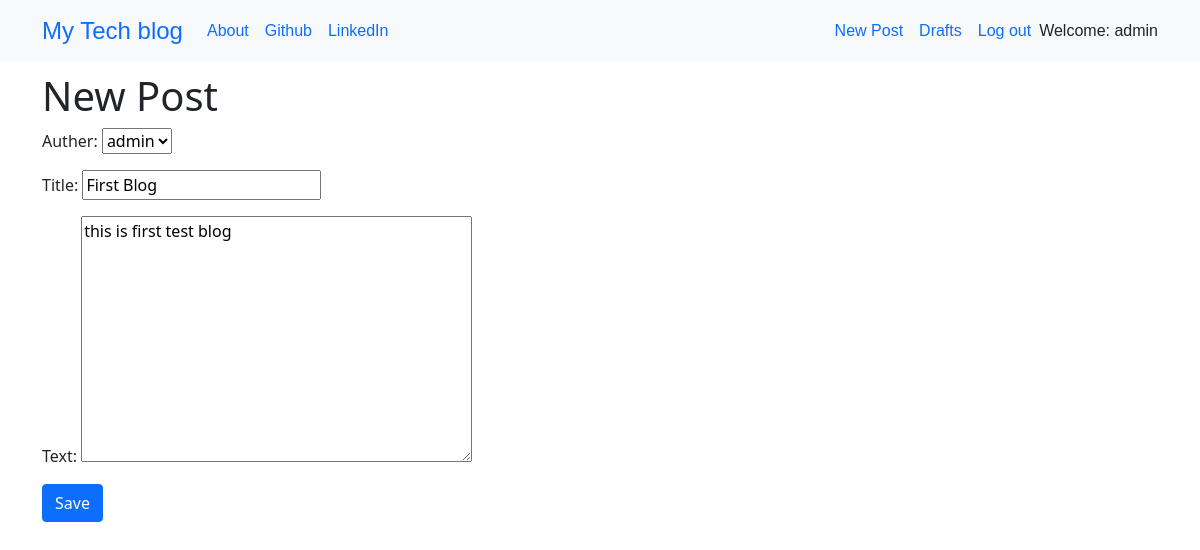
Screenshot of /post/1/edit/ (signed in) with the database file from the repository.
### blog/models.py (models this page shows, shortened)
class Post(models.Model):
    auther = models.ForeignKey('auth.User',on_delete=models.CASCADE)
    title = models.CharField(max_length=200)
    text = models.TextField()
    create_date = models.DateTimeField(default=timezone.now())
    published_date = models.DateTimeField(blank=True,null=True)

### blog/views.py (the view)
# urls.py: path('post/<pk>/edit/',views.PostUpdateView.as_view(),name='post_edit'),
class PostUpdateView(LoginRequiredMixin,UpdateView):
    login_url = '/login/'
    redirect_field_name = 'blog/post_detail.html'
    form_class= PostForm
    model = Post

### blog/forms.py
class PostForm(forms.ModelForm):
    class Meta():
        model = Post
        fields = ('auther','title','text')
        Widget={
            'title':forms.TextInput(attrs={'class':'textinputclass'}),
            'text':forms.Textarea(attrs={'class':'editable medium-editor-textarea'})
        }

### blog/template/blog/post_form.html (shortened to what this page needs)
{% extends "blog/base.html" %}
{% block content %}
    <h1>New Post
    </h1>
    <form class='post-form' action="" method="post">
        {{form.as_p}}
        <button type='submit' class='btn btn-primary'>Save</button>
    </form>
{% endblock content %}

### blog/template/blog/base.html (shortened to what this page needs)
<!DOCTYPE html>
{% load static %}
<html lang="en">
<head>
    <link href="https://cdn.jsdelivr.net/npm/bootstrap@5.0.2/dist/css/bootstrap.min.css" rel="stylesheet">
    <link href="https://maxcdn.bootstrapcdn.com/font-awesome/4.7.0/css/font-awesome.min.css" rel="stylesheet">
    <link rel="stylesheet" href="//cdn.jsdelivr.net/npm/medium-editor@latest/dist/css/medium-editor.min.css" type="text/css" media="screen" charset="utf-8">
    <link rel="stylesheet" href="{% static 'css/blog.css' %}">
</head>
<body class='loader'>
    <div class="navbar navbar-expand-lg bg-light techfont">
        <div class="container">
            <div class="navbar-nav align-items-center">
                <a class="navbar-brand bigbrand" href="{% url 'post_list' %}">My Tech blog</a>
                <a class="nav-item nav-link" href="{% url 'about' %}">About</a>
                <a class="nav-item nav-link" href="https://www.github.com">Github</a>
                <a class="nav-item nav-link" href="https://www.linkedin.com">LinkedIn</a>
              </div>
              <div class="navbar-nav align-items-center ml-auto">
                {% if user.is_authenticated %}
                  <a class="nav-item nav-link" href="{% url 'post_new' %}">New Post</a>
                  <a class="nav-item nav-link" href="{% url 'post_draft_list' %}">Drafts</a>
                  <a class="nav-item nav-link" href="{% url 'logout' %}">Log out</a>
                  <a >Welcome: {{ user.username }}</a>
                {% else %}
                  <a class="nav-item nav-link" href="{% url 'login' %}" aria-label="Login">
                    <span class="fa fa-user" aria-hidden="true"></span></a>
                {% endif %}
              </div>
        </div>
    </div>
    <div class="container content">
        <div class="row">
            <div class="col-md-8">
                <div class="blog_posts">
                    {% block content %}
                    {% endblock content %}
                </div>
            </div>
        </div>
    </div>
</body>
</html>

### blog/static/css/blog.css (style rules this page uses)
.techfont { font-family: 'Russo One',sans-serif; font-size: 1rem; margin-bottom: 10px; }
.bigbrand { font-size: 1.5rem; }
.loader { filter:hue-rotate(0deg); color:linear-gradient(45deg,#0f8,#08f); animation:hue 10000ms infinite linear; }

### rows the page displays
Post: auther "admin", title "First Blog", text "this is first test blog"

### other values shown
{{ user.username }} "admin"
